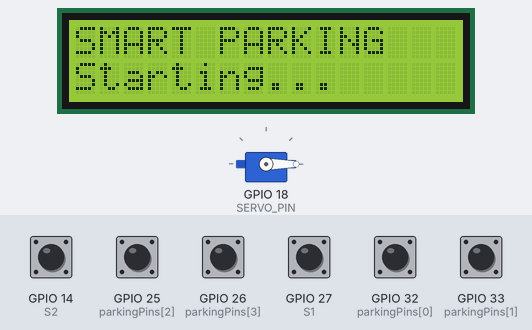
Bench run of a sketch on a simulated ESP32. Parts: 16×2 character LCD, servo. Inputs (shaded band) come from the test bench; at power-on: GPIO 14 (S2), GPIO 25 (parkingPins[2]), GPIO 26 (parkingPins[3]), GPIO 27 (S1), GPIO 32 (parkingPins[0]), GPIO 33 (parkingPins[1]) HIGH. WiFi joins after 1.5 s; servers stay silent unless stated; what the sketch prints to the serial monitor is not drawn.

Above: at 0.31 s.
1.3 s: GPIO 14 (S2) pulled LOW for 0.15 s
At 2.5 s:
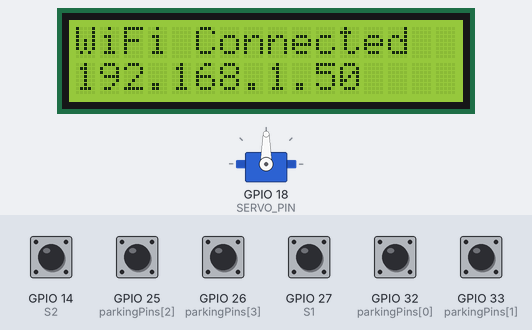
3.5 s: GPIO 27 (S1) pulled LOW for 0.15 s
At 6.2 s:
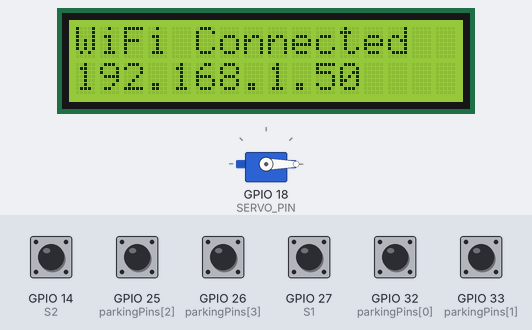
6.6 s: GPIO 25 (parkingPins[2]) pulled LOW for 0.15 s
At 7.1 s:
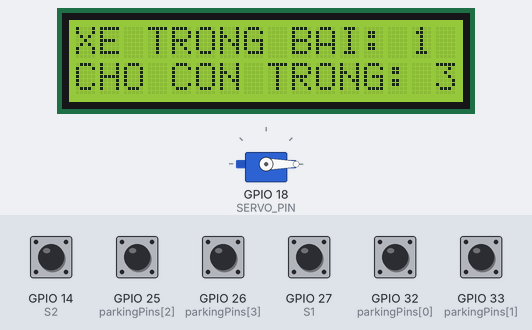
8.7 s: GPIO 14 (S2) pulled LOW for 1 s
At 9.8 s:
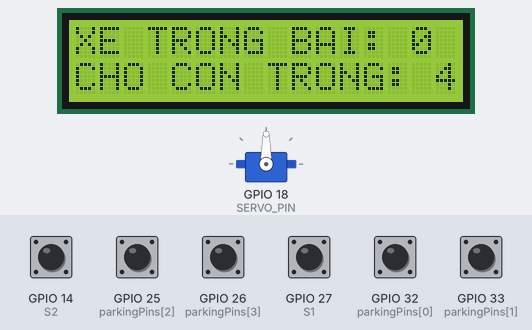
12.7 s: GPIO 27 (S1) pulled LOW for 1 s
At 15.9 s:
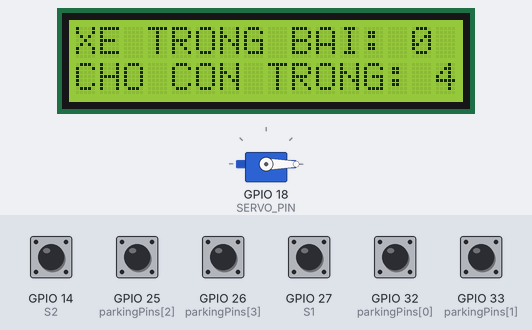
Timing chart, 0 to 17.4 s (numbered marks = the images above; inputs shaded):
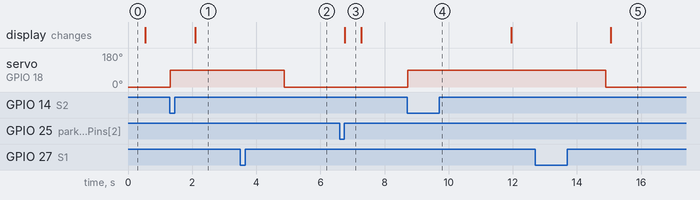

Measured:
- after the input at 1.3 s, servo on GPIO 18 (SERVO_PIN): 0° → 90° at once
- after the input at 3.5 s, servo on GPIO 18 (SERVO_PIN): 90° → 0° after 1.4 s
- after the input at 6.6 s, the display: changes after 0.16 s (image 3)
- after the input at 8.7 s, servo on GPIO 18 (SERVO_PIN): 0° → 90° at once
- after the input at 12.7 s, servo on GPIO 18 (SERVO_PIN): 90° → 0° after 2.2 s
- what the display in image 3 shows lasts 0.5 s, from 6.8 s to 7.3 s

The sketch:

it.ino
```cpp
#include <WiFi.h>
#include <WebServer.h>
#include <Wire.h>
#include <LiquidCrystal_I2C.h>
#include <ESP32Servo.h>

// ===== WIFI =====
const char* ssid = "TEN_WIFI";
const char* password = "MAT_KHAU";

WebServer server(80);

// ===== LCD =====
LiquidCrystal_I2C lcd(0x27, 16, 2);

// ===== CAM BIEN =====
// 4 cam bien bai do
int parkingPins[4] = {32, 33, 25, 26};

// 2 cam bien cong
#define S1 27  // Phia ngoai
#define S2 14  // Phia trong

// LOW = co vat can
#define DETECT LOW

// ===== SERVO =====
#define SERVO_PIN 18
Servo gate;

#define GATE_CLOSE 0
#define GATE_OPEN 90

bool gateOpened = false;
bool passedSecondSensor = false;
int direction = 0; // 1: vao, 2: ra

unsigned long openedAt = 0;
unsigned long clearAt = 0;

const unsigned long GATE_TIMEOUT = 15000;
const unsigned long CLEAR_TIME = 1200;

// ===== DU LIEU BAI XE =====
bool slot[4] = {false, false, false, false};

int total = 4;
int used = 0;
int freeSlots = 4;

// ===== THOI GIAN LCD =====
unsigned long lastLCD = 0;
unsigned long lastWiFiTry = 0;
unsigned long wifiConnectedAt = 0;
bool previousWiFi = false;
int lastLCDMode = -1;

bool sensorActive(int pin) {
  return digitalRead(pin) == DETECT;
}

void readParking() {
  used = 0;

  for (int i = 0; i < 4; i++) {
    slot[i] = sensorActive(parkingPins[i]);

    if (slot[i]) {
      used++;
    }
  }

  freeSlots = total - used;
}

// ===== DIEU KHIEN CONG =====
void openGate(int dir) {
  direction = dir;
  gateOpened = true;
  passedSecondSensor = false;
  openedAt = millis();
  clearAt = 0;

  gate.write(GATE_OPEN);
}

void closeGate() {
  gate.write(GATE_CLOSE);
  gateOpened = false;
  direction = 0;
  passedSecondSensor = false;
  clearAt = 0;
}

void controlGate() {
  bool outside = sensorActive(S1);
  bool inside = sensorActive(S2);

  if (!gateOpened) {
    // Xe vao
    if (outside && !inside && freeSlots > 0) {
      openGate(1);
    }
    // Xe ra
    else if (inside && !outside) {
      openGate(2);
    }
    return;
  }

  // Phat hien xe di qua cam bien thu hai
  if (direction == 1 && inside) {
    passedSecondSensor = true;
  }

  if (direction == 2 && outside) {
    passedSecondSensor = true;
  }

  // Chi dong khi ca hai cam bien khong thay xe
  if (!outside && !inside) {
    if (clearAt == 0) {
      clearAt = millis();
    }

    bool timeout = millis() - openedAt > GATE_TIMEOUT;

    if ((passedSecondSensor || timeout) &&
        millis() - clearAt > CLEAR_TIME) {
      closeGate();
    }
  } else {
    clearAt = 0;
  }
}

// ===== HIEN THI LCD =====
void lcdLine(int row, String content) {
  lcd.setCursor(0, row);

  if (content.length() > 16) {
    content = content.substring(0, 16);
  }

  while (content.length() < 16) {
    content += " ";
  }

  lcd.print(content);
}

void updateLCD() {
  if (millis() - lastLCD < 500) return;
  lastLCD = millis();

  bool connected = WiFi.status() == WL_CONNECTED;

  // Neu chua ket noi WiFi
  if (!connected) {
    lcdLine(0, "SMART PARKING");
    lcdLine(1, "Connecting WiFi");
    return;
  }

  unsigned long elapsed = millis() - wifiConnectedAt;

  // 5 giay dau hien IP
  // Sau do moi 10 giay hien IP 3 giay
  bool showIP = elapsed < 5000 ||
                (elapsed % 10000 < 3000);

  if (showIP) {
    lcdLine(0, "WiFi Connected");
    lcdLine(1, WiFi.localIP().toString());
  }
  else if (freeSlots == 0) {
    lcdLine(0, "BAI XE DAY!");
    lcdLine(1, "SO XE: 4/4");
  }
  else {
    lcdLine(0, "XE TRONG BAI: " + String(used));
    lcdLine(1, "CHO CON TRONG: " + String(freeSlots));
  }
}

// ===== WIFI =====
void updateWiFi() {
  bool connected = WiFi.status() == WL_CONNECTED;

  if (connected && !previousWiFi) {
    wifiConnectedAt = millis();

    Serial.print("IP: ");
    Serial.println(WiFi.localIP());
  }

  if (!connected && millis() - lastWiFiTry > 10000) {
    lastWiFiTry = millis();
    WiFi.reconnect();
  }

  previousWiFi = connected;
}

// ===== WEB SERVER =====
void handleData() {
  String json = "{";

  json += "\"used\":" + String(used) + ",";
  json += "\"free\":" + String(freeSlots) + ",";
  json += "\"gate\":\"";
  json += gateOpened ? "OPEN" : "CLOSED";
  json += "\",\"slots\":[";

  for (int i = 0; i < 4; i++) {
    json += slot[i] ? "true" : "false";
    if (i < 3) json += ",";
  }

  json += "]}";

  server.send(200, "application/json", json);
}

const char html[] PROGMEM = R"rawliteral(
<!DOCTYPE html>
<html lang="vi">
<head>
<meta charset="UTF-8">
<meta name="viewport"
content="width=device-width,initial-scale=1">
<title>Smart Parking</title>
<style>
body{
 font-family:Arial;
 background:#eef2f8;
 text-align:center;
 padding:20px;
}
h1{color:#172d50}
.grid{
 display:grid;
 grid-template-columns:repeat(2,1fr);
 gap:12px;
 max-width:600px;
 margin:15px auto;
}
.card{
 background:white;
 padding:20px;
 border-radius:12px;
 box-shadow:0 2px 8px #0002;
}
.num{
 font-size:36px;
 font-weight:bold;
 color:#2563eb;
}
.empty{border:2px solid green}
.busy{border:2px solid red}
</style>
</head>
<body>
<h1>SMART PARKING</h1>
<h2>He thong bai do xe thong minh</h2>

<div class="grid">
<div class="card">
Tong vi tri
<div class="num">4</div>
</div>
<div class="card">
Xe trong bai
<div class="num" id="used">0</div>
</div>
<div class="card">
Cho con trong
<div class="num" id="free">4</div>
</div>
<div class="card">
Trang thai cong
<h3 id="gate">CLOSED</h3>
</div>
</div>

<h2>So do bai do xe</h2>
<div class="grid" id="parking"></div>

<script>
async function update() {
 try {
  let response = await fetch('/data');
  let d = await response.json();

  document.getElementById('used').innerText=d.used;
  document.getElementById('free').innerText=d.free;

  document.getElementById('gate').innerText =
  d.gate === 'OPEN' ? 'DANG MO' : 'DANG DONG';

  let output='';

  d.slots.forEach((occupied,i)=>{
   output+=`
    <div class="card ${occupied?'busy':'empty'}">
      <h3>VI TRI ${i+1}</h3>
      <div style="font-size:40px">
        ${occupied?'🚗':'🅿️'}
      </div>
      <p>${occupied?'DA CO XE':'CON TRONG'}</p>
    </div>`;
  });

  document.getElementById('parking').innerHTML=output;
 } catch(e) {
  console.log("Connection error");
 }
}

update();
setInterval(update,1000);
</script>
</body>
</html>
)rawliteral";

void setup() {
  Serial.begin(115200);

  // Cam bien
  for (int i = 0; i < 4; i++) {
    pinMode(parkingPins[i], INPUT_PULLUP);
  }

  pinMode(S1, INPUT_PULLUP);
  pinMode(S2, INPUT_PULLUP);

  // LCD
  Wire.begin(21, 22);
  lcd.init();
  lcd.backlight();

  lcdLine(0, "SMART PARKING");
  lcdLine(1, "Starting...");

  // Servo
  gate.setPeriodHertz(50);
  gate.attach(SERVO_PIN, 500, 2400);
  gate.write(GATE_CLOSE);

  // WiFi
  WiFi.mode(WIFI_STA);
  WiFi.begin(ssid, password);

  // Web
  server.on("/", []() {
    server.send_P(200, "text/html", html);
  });

  server.on("/data", handleData);
  server.begin();

  readParking();
}

void loop() {
  readParking();
  controlGate();

  updateWiFi();
  updateLCD();

  server.handleClient();

  delay(20);
}
```
